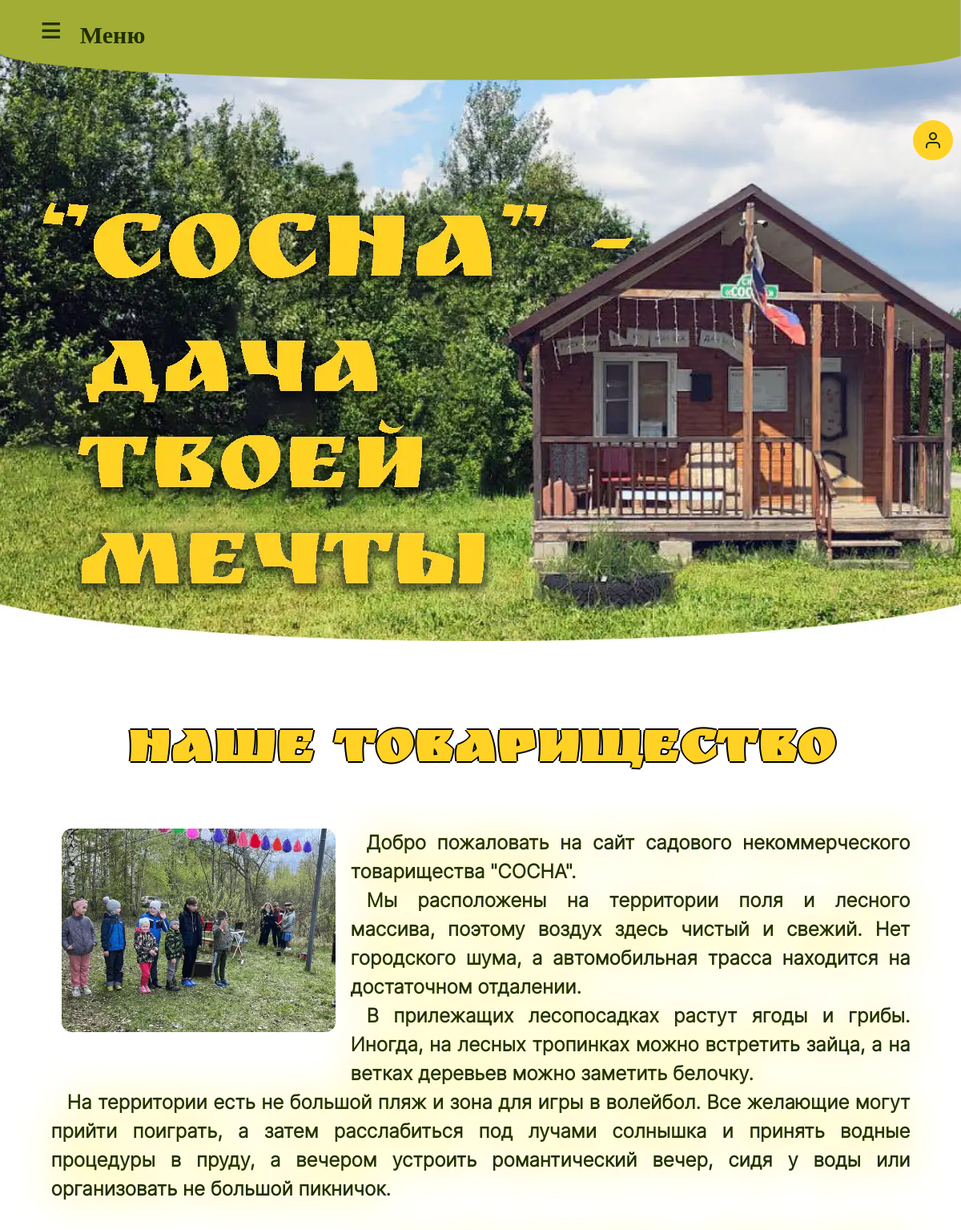
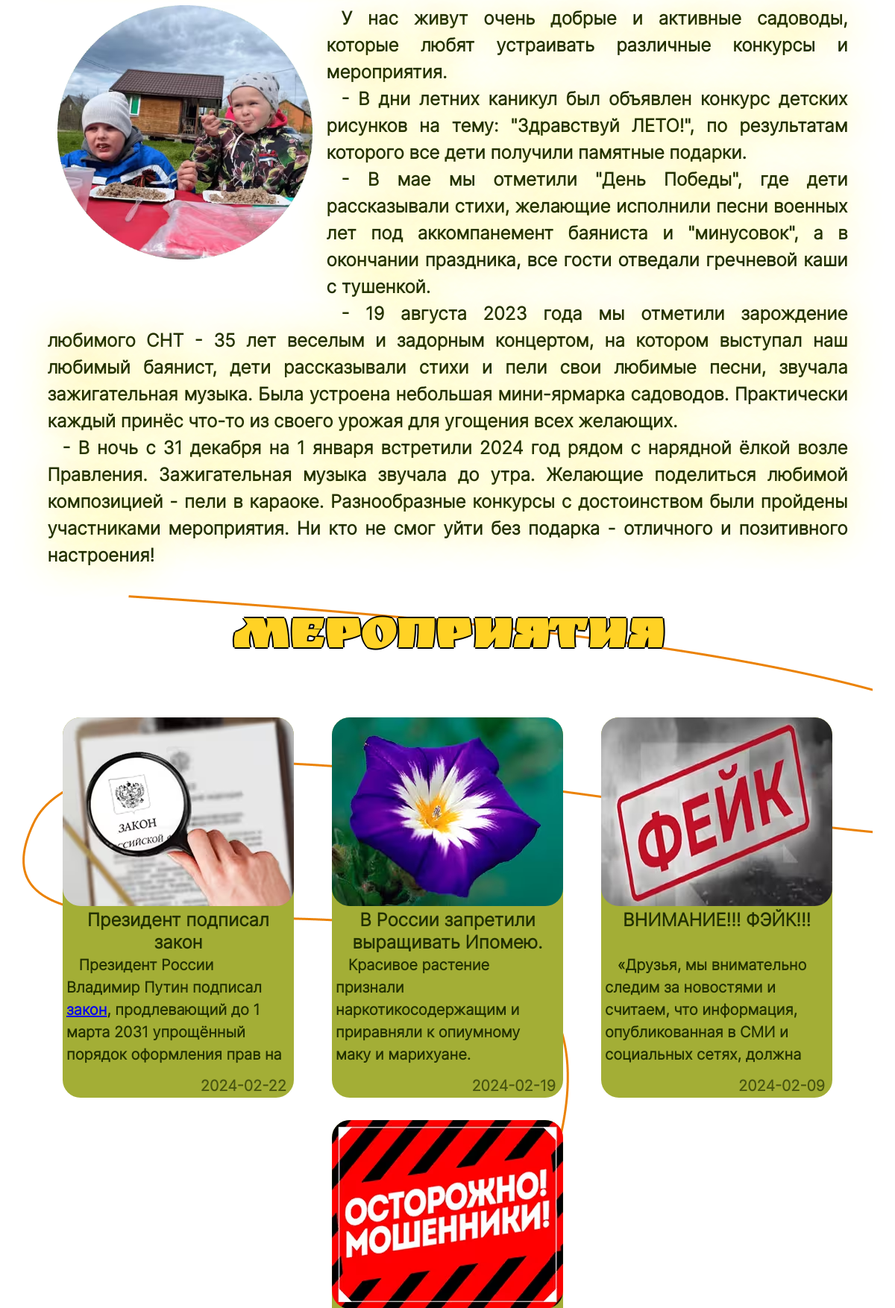
The page / (upper part) on the database its author committed (2 pictures, top to bottom).
### tables this page shows
CREATE TABLE IF NOT EXISTS `events` (
  `number` int(11) NOT NULL,
  `heading` text NOT NULL,
  `description` text NOT NULL,
  `image` text NOT NULL,
  `date` date NOT NULL,
  `filter` text NOT NULL
);

### index.php (the view, shortened to what this page needs)
<?php
require_once("database/database.php");
?>
<!DOCTYPE html>
<html lang="ru">
<head>
    <link rel="stylesheet" href="style/style.css" type="text/css">
    <link rel="stylesheet" href="style/media.css" type="text/css">
    <link rel="stylesheet" href="style/media_login_form.css" type="text/css">
</head>
<body>
<header>
        <div class="header">
            <div class="container">
                <nav class="menu__nav">
                    <label for="responsive-menu" style="font-size: 30px; font-weight: 700;">&nbsp;&nbsp;&nbsp;Меню</label>
                </nav>
            </div>
        </div>
        <div class="personal__account">
            <?php
                require_once('pages/login_form.php');
            ?>
        </div>
    </header>
    <div class="intro">
        <div class="container">
            <div class="intro__inner">
                <img src="image/intro__.webp" alt="сайт садового некоммерческого товарищества">
            </div>
        </div>
    </div>
    <main>
        <section class="information">
            <div class="container">
                <div class="container">
<h2 class="shadow">Наше товарищество</h2>
  <div class="posts-list">
    <article class="post">
      <div class="post-image"><img src="image/foto1.avif"></div>
    </article>
  </div>
  <aside>
  <div class="widget">
    <p>Добро пожаловать на сайт садового некоммерческого товарищества "СОСНА".</p>
                            <p>Мы расположены на территории поля и лесного массива, поэтому воздух здесь чистый и свежий. Нет городского шума, а автомобильная трасса находится на достаточном отдалении. </p>
                            <p>В прилежащих лесопосадках растут ягоды и грибы. Иногда, на лесных тропинках можно встретить зайца, а на ветках деревьев можно заметить белочку.</p>
                            <p>На территории есть не большой пляж и зона для игры в волейбол. Все желающие могут прийти поиграть, а затем расслабиться под лучами солнышка и принять водные процедуры в пруду, а вечером устроить романтический вечер, сидя у воды или организовать не большой пикничок. </p>
      </div>
</aside>
</div>
<div class="container">
  <div class="posts-list">
    <article class="post">
      <div class="post-image"><img src="image/foto2.avif"></div>
    </article>
  </div>
  <aside>
  <div class="widget">
   <p>У нас живут очень добрые и активные садоводы, которые любят устраивать различные
                                конкурсы и мероприятия.
                            </p>
                                <p> - В дни летних каникул был объявлен конкурс детских рисунков на тему: "Здравствуй ЛЕТО!", по результатам которого все дети получили памятные подарки.</p>
                                <p> - В мае мы отметили "День Победы", где дети рассказывали стихи, желающие исполнили песни военных лет под аккомпанемент баяниста и "минусовок", а в окончании праздника, все гости отведали гречневой каши с тушенкой.</p>
                                <p> - 19 августа 2023 года мы отметили зарождение любимого СНТ - 35 лет веселым и задорным концертом, на котором выступал наш любимый баянист, дети рассказывали стихи и пели свои любимые песни, звучала зажигательная музыка. Была устроена небольшая мини-ярмарка садоводов. Практически каждый принёс что-то из своего урожая для угощения всех желающих.</p>
                                <p> - В ночь с 31 декабря на 1 января встретили 2024 год рядом с нарядной ёлкой возле Правления. Зажигательная музыка звучала до утра. Желающие поделиться любимой композицией - пели в караоке. Разнообразные конкурсы с достоинством были пройдены участниками мероприятия. Ни кто не смог уйти без подарка - отличного и позитивного настроения!</p>
      </div>
</aside>
</div>
            </div>
        </section>
        <section class="events">
            <div class="block__events__card">
                <div class="container">
                    <h2 class="shadow">Мероприятия</h2>
                    <div class="events__cards decor__margin">
                        <?php
                        $arr = mysqli_query($mysql, "SELECT * FROM `events` ORDER BY `number` DESC limit 4");
                        $arr = mysqli_fetch_all($arr);
                        foreach ($arr as &$value) {
                        ?>
                            <div class="card">
                                <img src="<?= $value[3] ?>" alt="мероприятие <?= $value[0] ?>">
                                <h3><?= $value[1] ?></h3>
                                <div class="truncate">
                                    <p><?= $value[2] ?></p>
                                </div>
                                <span><?= $value[4] ?></span>
                            </div>
                        <?php
                        }
                        ?>
                    </div>
                </div>
            </div>
        </section>
    </main>
</body>
</html>

### pages/login_form.php (shortened to what this page needs)
<div class="circle">
                <img src="image/user.png" alt="личный кабинет" id="login">
            </div>

### style/style.css (style rules this page uses)
*, *:before, *:after { box-sizing: border-box; transition: .5s ease-in-out; }
.truncate p { margin: 0; overflow: hidden; }
body { margin: 0; font-family: 'Inter', sans-serif; font-size: 15px; color: #223001; }
h1, h2, h3, h4, h5, h6 { margin: 0; }
.container { margin: 0 auto; width: 95%; max-width: 1600px; }
.container:after { content: ""; display: table; clear: both; }
.posts-list { margin-bottom: 30px; width: 35%; float: left; }
.post { margin-bottom: 35px; }
.post-image { margin-top: 5px; }
.post-image img { display: block; width: 90%; margin: auto; }
.widget { padding: 5px 5px; background: white; margin-bottom: 30px; }
.widget p { color: #223001; font-size:24px; text-shadow: 0px 0px 50px #FFD225; text-align:justify; font-weight:700; text-indent: 20px; line-height: 1.5; }
.intro { display: flex; flex-direction: column; justify-content: center; width: 100%; height: 100vh; background: url('../image/intro.webp') center no-repeat; background-size: cover; position: relative; top:0; }
.intro__inner { display:block; width: 100%; max-width: 800px; margin: 0 auto; text-align: left; position: absolute; top:180px; }
header { width: 100%; position: absolute; top: 0; left: 0; right: 0; z-index: 1000; }
.header { width:100%; height:200px; background-image:url('../image/nav.svg'); background-repeat: no-repeat; background-size:100% 100px; }
.personal__account { position:fixed; top:150px; right:10px; }
.circle { background-color:#FFD225; width:50px; height:50px; border-radius:25px; }
.circle img { padding: 13px 0 0 13px; }
main { margin-top:100px; }
.information { position: relative; }
.events h2 { padding-top:20px; }
.container h2 { font-size: 6vw; padding-bottom: 50px; }
h2 { font-family: 'Ruslan Display'; color: #FFD225; font-size:48px; text-align:center; }
.events__cards { display:flex; justify-content: space-around; flex-wrap: wrap; }
.events__cards h3 { font-size: 30px; }
.card { width:310px; height:510px; background-color:#A3AE36; border-radius:24px; margin: 0 5px 30px 5px; transition: box-shadow .3s; }
.card img { width:310px; height:253px; border-radius:24px; }
.card h3 { font-size:24px; color:#223001; line-height:30px; font-weight:700; padding:0 10px; text-align: center; height:50px; }
.card p { font-size: 20px; font-weight:700; line-height:30px; padding: 10px 5px 0 5px; margin:0px; height:165px; }
.card span { display:block; color: #223001; opacity: 70%; font-size:20px; font-weight: 600; text-align:right; padding:10px 10px 0 0 ; }
.block__events__card { background-image: url('../image/block3.png'); background-repeat: no-repeat; background-size: auto; margin: 0 30px; }
.decor__margin { padding-top:15px; }
.shadow { text-shadow: 2px 0 black, 0 -2px black, -2px 0 black, 0 2px black; }

### style/media.css (style rules this page uses)
.menu__nav { background: transparent; color: #223001; height: 80px; padding-left: 18px; width: 100%; text-align: center; }
.menu__nav label { display: none; line-height: 76px; text-align: center; position: absolute; left: 35px }
.menu__nav label:before { font-size: 1.6em; content: "\2261"; margin-left: 20px; }
@media screen and (min-width: 200px) and (max-width:1235px) { .menu__nav { position:relative } }
@media screen and (min-width: 200px) and (max-width:1235px) { .menu__nav input, .menu__nav label { position:absolute;top:0;left:0;display:block } }
@media screen and (max-width: 1235px) { .menu__nav { position:relative } }
@media screen and (max-width: 1235px) { .menu__nav input, .menu__nav label { position:absolute;top:0;left:0;display:block } }

### style/media_login_form.css (style rules this page uses)
* { padding: 0; margin: 0; box-sizing: border-box; }
label { display: inline-block; text-align: center; font-size: 1.5rem; font-family: 'RuslanDisplay'; }

### rows shown on the page
events: image (picture), heading "Президент подписал закон", description "Президент России Владимир Путин подписал закон , продлевающий до 1 марта 2031 упрощённый порядок оформления прав на…", date "2024-02-22"
events: image (picture), heading "В России запретили выращивать Ипомею.", description "Красивое растение признали наркотикосодержащим и приравняли к опиумному маку и марихуане.", date "2024-02-19"
events: image (picture), heading "ВНИМАНИЕ!!! ФЭЙК!!!", description "«Друзья, мы внимательно следим за новостями и считаем, что информация, опубликованная в СМИ и социальных сетях, должна…", date "2024-02-09"
events: image (picture)
